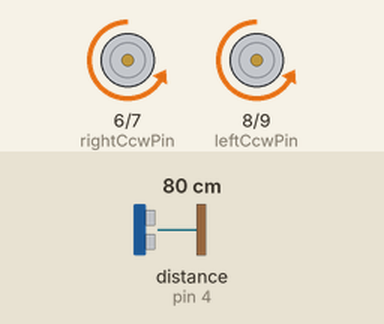
The sketch below on a simulated Arduino Uno, built with avr-gcc and run on an emulated ATmega328P. Parts: motor-driver pin pairs drawn as motors (green arrow = first pin HIGH = forward, orange = second pin HIGH = backward, longer = more drive, scaled by the enable pin). Wiring (inferred from the names in the program): ultrasonic range finder: trigger pin 3; echo pin 4. The test bench sets the inputs (shaded band); at power-on: distance to the obstacle (sensor on pin 4) 80 cm. The echo pulse lasts 58.3 µs per cm.

Above: at 1.2 s.
1.3 s: distance to the obstacle (sensor on pin 4) set to 19 cm
2.8 s: distance to the obstacle (sensor on pin 4) set to 15 cm
At 3.61 s:
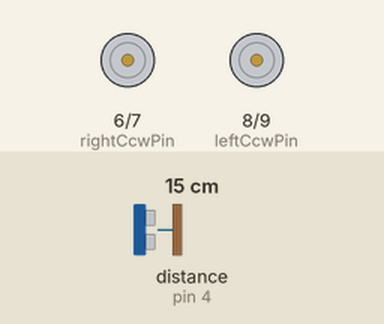
5.8 s: distance to the obstacle (sensor on pin 4) set to 18 cm
7.3 s: distance to the obstacle (sensor on pin 4) set to 2 cm
At 7.74 s:
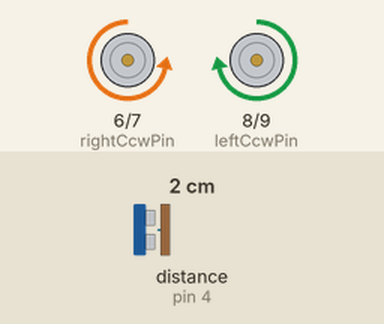
Timing chart, 0 to 11.3 s (numbered marks = the images above; inputs shaded):
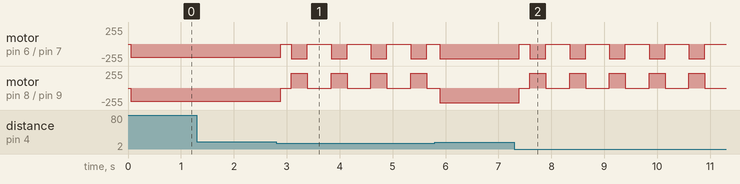

Measured:
- the behaviour switches between 18 and 17 cm on distance to the obstacle (sensor on pin 4) (found by bisection; images 0 and 1)
- after the input at 1.3 s, every drawn part: stays the same
- after the input at 2.8 s, motor on pin 6 (rightCcwPin) / pin 7 (rightCwPin): backward 200/255 → stopped after 0.09 s, then repeats every 0.75 s: backward 220/255 0.30 s, stopped 0.45 s; motor on pin 8 (leftCcwPin) / pin 9 (leftCwPin): backward 200/255 → stopped after 0.09 s, then repeats every 0.75 s: forward 220/255 0.30 s, stopped 0.45 s
- after the input at 7.3 s, motor on pin 6 (rightCcwPin) / pin 7 (rightCwPin): backward 220/255 → stopped after 0.10 s, then repeats every 0.75 s: backward 220/255 0.30 s, stopped 0.45 s; motor on pin 8 (leftCcwPin) / pin 9 (leftCwPin): backward 220/255 → stopped after 0.10 s, then repeats every 0.75 s: forward 220/255 0.30 s, stopped 0.45 s

The sketch:

Autonomous_Control.ino
```cpp
//Autonomous Car Project
//Autonomous Control Script
//Harrison I. L. Milburn
//05.02.2025
//Arduino Uno Rev3

//Setup variables for the speed pins
int leftSpeedPin = 10;    //ENA
int rightSpeedPin = 5;    //ENB

//Setup variables for the direction
int leftCwPin = 9;        //IN1
int leftCcwPin = 8;       //IN2
int rightCwPin = 7;       //IN3
int rightCcwPin = 6;      //IN4

//Setup variables for Ultrasonic Sensor Pins
int trigPin = 3;            // Trigger pin
int echoPin = 4;            // Echo pin

void setup() {
    //Set Pin Modes to Output or Input
    pinMode(leftSpeedPin, OUTPUT);
    pinMode(rightSpeedPin, OUTPUT);
    pinMode(leftCwPin, OUTPUT);
    pinMode(leftCcwPin, OUTPUT);
    pinMode(rightCwPin, OUTPUT);
    pinMode(rightCcwPin, OUTPUT);

    pinMode(trigPin, OUTPUT);
    pinMode(echoPin, INPUT);
}

void loop() {

    long duration, distance; // Variables to store the duration of sound wave travel and calculated distance
    digitalWrite(trigPin, LOW);
    delayMicroseconds(2);
    digitalWrite(trigPin, HIGH); // Send a 10us pulse to trigger the sensor
    delayMicroseconds(10);
    digitalWrite(trigPin, LOW);

    duration = pulseIn(echoPin, HIGH); // Measure the time it takes for the echo to return
    distance = (duration * 0.0343) / 2; // Calculate distance in centimeters (speed of sound in air is approximately 343 m/s)

    Serial.print("Distance: ");
    Serial.print(distance);
    Serial.println(" cm");

    delay(50); // Delay for stability

    if (distance < 17){
        stop();
        delay(200);

        left(220);
        delay(300);

        stop();
        delay(200);
    }

    else{
        forwards(200);
    }
}

void forwards(int speed){
    //Left Clockwise
    digitalWrite(leftCwPin, HIGH);
    digitalWrite(leftCcwPin, LOW);

    //Right Clockwise
    digitalWrite(rightCwPin, HIGH);
    digitalWrite(rightCcwPin, LOW);

    //Output Speed
    analogWrite(leftSpeedPin, speed);
    analogWrite(rightSpeedPin, speed);
}

void backwards(int speed){
    //Left Counter-Clockwise
    digitalWrite(leftCwPin, LOW);
    digitalWrite(leftCcwPin, HIGH);

    //Right Counter-Clockwise
    digitalWrite(rightCwPin, LOW);
    digitalWrite(rightCcwPin, HIGH);

    //Output Speed
    analogWrite(leftSpeedPin, speed);
    analogWrite(rightSpeedPin, speed);
}

void left(int speed){
    //Left Counter-Clockwise
    digitalWrite(leftCwPin, LOW);
    digitalWrite(leftCcwPin, HIGH);

    //Right Clockwise
    digitalWrite(rightCwPin, HIGH);
    digitalWrite(rightCcwPin, LOW);

    //Output Speed
    analogWrite(leftSpeedPin, speed);
    analogWrite(rightSpeedPin, speed);
}

void right(int speed){
    //Left Clockwise
    digitalWrite(leftCwPin, HIGH);
    digitalWrite(leftCcwPin, LOW);

    //Right Counter-Clockwise
    digitalWrite(rightCwPin, LOW);
    digitalWrite(rightCcwPin, HIGH);

    //Output Speed
    analogWrite(leftSpeedPin, speed);
    analogWrite(rightSpeedPin, speed);
}

void stop(){

    analogWrite(leftSpeedPin, 0);
    analogWrite(rightSpeedPin, 0);
}
```
